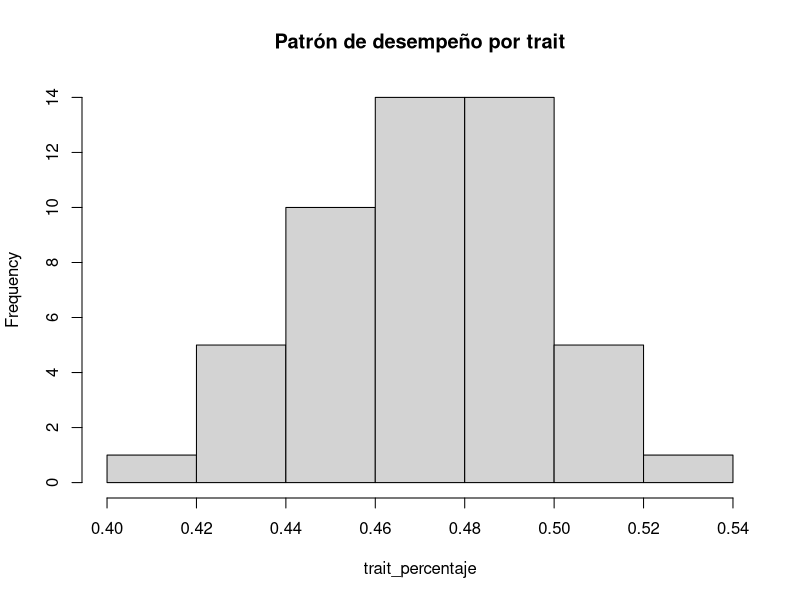
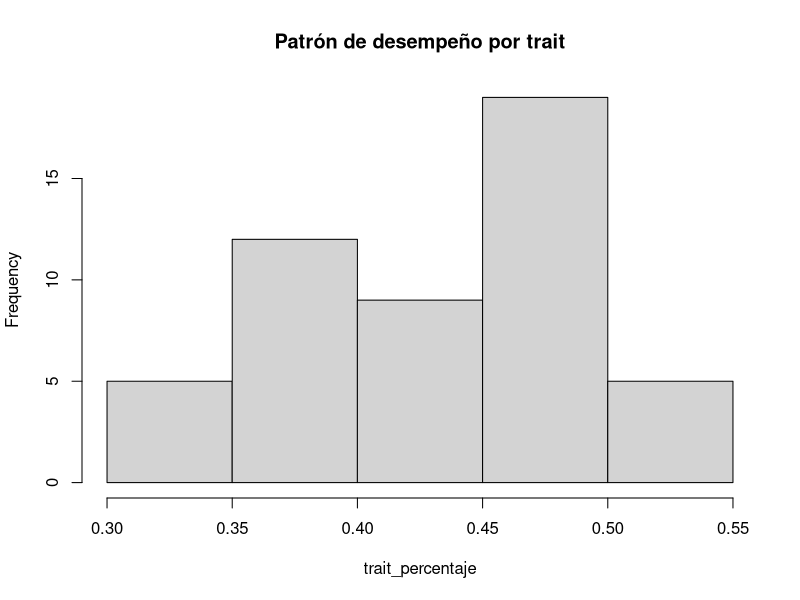
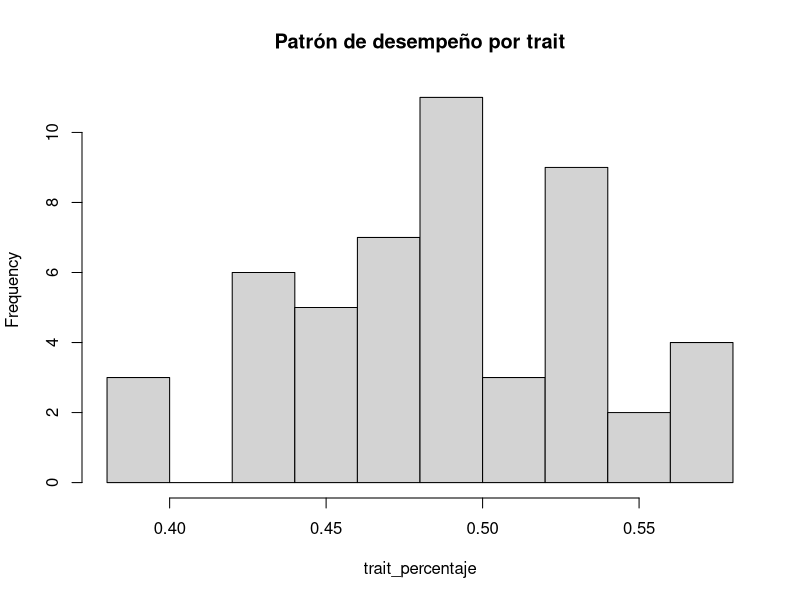
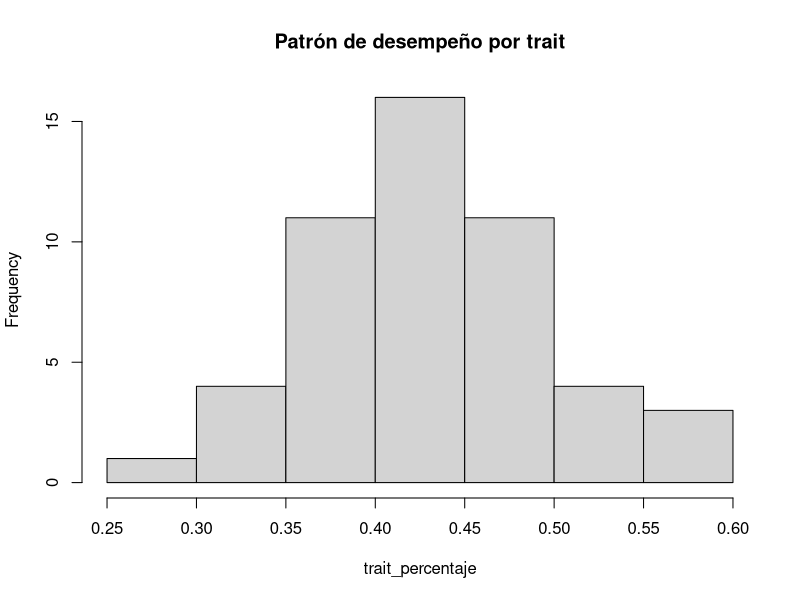
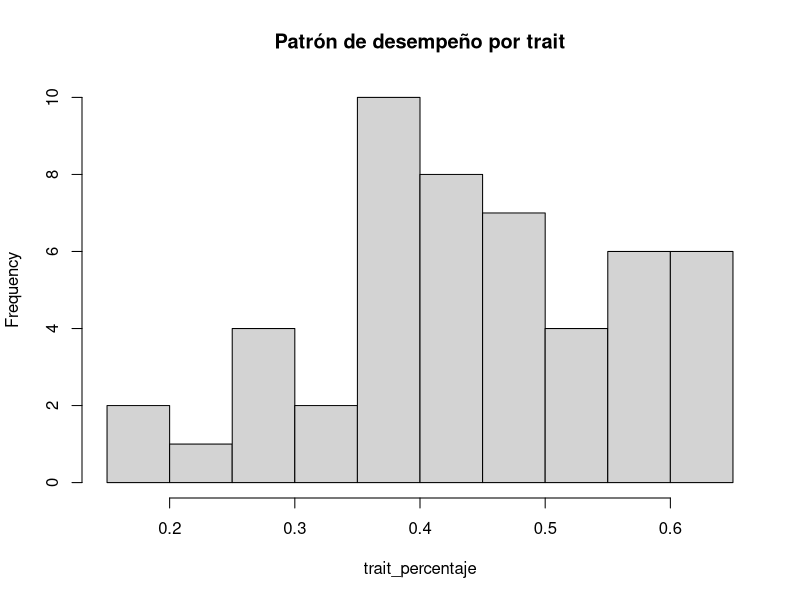
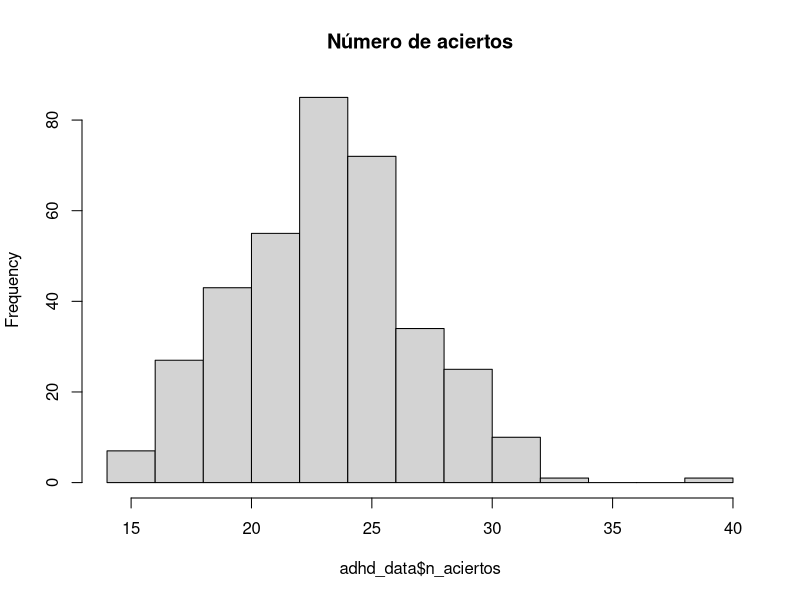
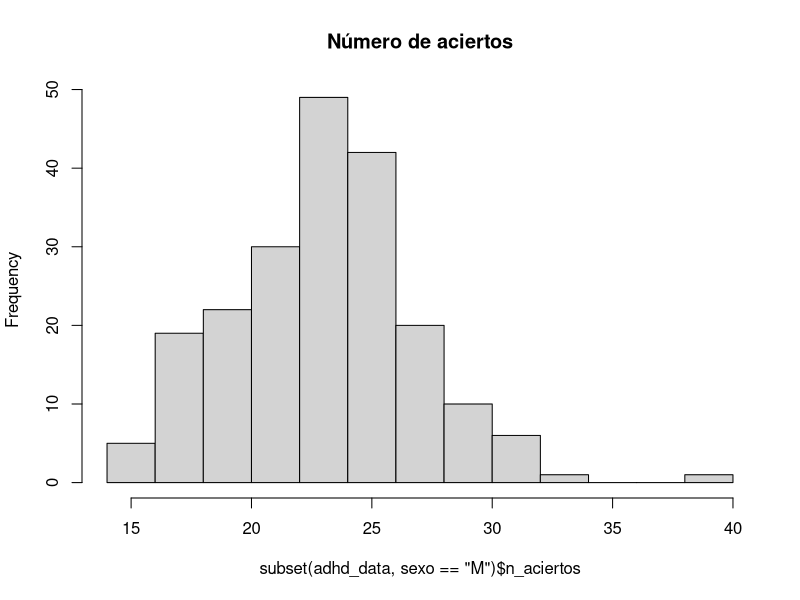
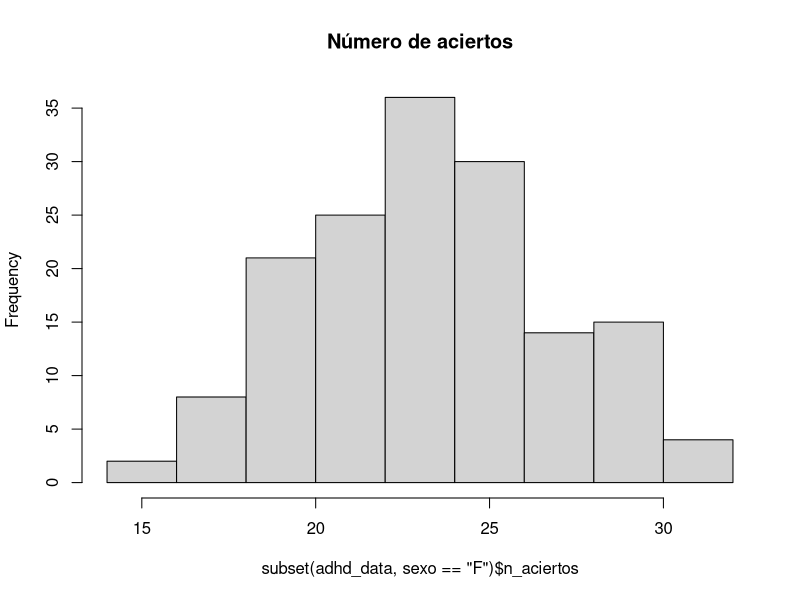

The R script that drew these images, in order:
## ---- chunk 1
## mostrar siempre el código
knitr::opts_chunk$set(echo = TRUE)
## ---- chunk 2
## Leemos los datos:
adhd_data = read.delim("data/taskA.txt")

## Menores de edad
adhd_data_menores = subset(adhd_data, edad < 18)

## Adhd status
table(subset(adhd_data_menores, select=adhdstatus))

## ---- chunk 3
## niños y niñas en el subset
table(subset(adhd_data_menores, select=sexo))
## ---- chunk 4
## aquí va el código
create_plot <- function(df){
  len <- nrow(df)
  trait_percentaje <- colSums(subset(df, select = c(trait_A1:trait_A50))==5)/len
  trait_plot <- hist(trait_percentaje, main = "Patrón de desempeño por trait")
  # abline(h = mean(trait_percentaje), col = "red", lty = 2)
  return(trait_plot)
}

# Plot para todos los datos:
create_plot(adhd_data)
## ---- chunk 5
# plot para menores de edad con ADHD
create_plot(subset(adhd_data, edad < 18 & adhdstatus==1))
## ---- chunk 6
# plot para mayores de edad con ADHD
create_plot(subset(adhd_data, edad >= 18 & adhdstatus==0))
## ---- chunk 7
# plot para menores de edad con ADHD para el sexo masculino
create_plot(subset(adhd_data, edad < 18 & adhdstatus==1 & sexo=="M"))
## ---- chunk 8
# plot para menores de edad sin ADHD para el sexo femenino
create_plot(subset(adhd_data, edad < 18 & adhdstatus==1 & sexo=="F"))
## ---- chunk 9
## aquí va el código
adhd_data$n_aciertos <- rowSums(subset(adhd_data, select = c(trait_A1:trait_A50))==5)

hist(adhd_data$n_aciertos, main = "Número de aciertos")
## ---- chunk 10

hist(subset(adhd_data, sexo=="M")$n_aciertos, main = "Número de aciertos")

## ---- chunk 11
hist(subset(adhd_data, sexo=="F")$n_aciertos, main = "Número de aciertos")
## ---- chunk 12
## string de 0s y 1s
v <- "01000111111101100100001110100111100110000111001110"
## ---- chunk 13
find_entropy <- function(vector){
  frequency_table <- table(strsplit(vector, ""))
  len <- nchar(vector)
  entropy <- -sum((frequency_table/len) * log2(frequency_table/len))
  return(entropy)
  }

find_entropy(v)
## ---- chunk 14
## aquí va el código
adhd_data$respuestas <- apply((subset(adhd_data, select = c(trait_A1:trait_A50)) == 5)*1, 1, function(x) as.character(paste(x, collapse = "")))

# Se utiliza sapply para aplicar la función y además, regresar un resultados simplificado (un número)
adhd_data$entropia <- sapply(adhd_data$respuestas, find_entropy)

## 
hist(subset(adhd_data, sexo=="F")$entropia, main = "Entropía")
## ---- chunk 15
hist(subset(adhd_data, sexo=="M")$entropia, main = "Entropía")
## ---- chunk 16
hist(subset(adhd_data, adhdstatus==0)$entropia, main = "Entropía")
## ---- chunk 17
hist(subset(adhd_data, adhdstatus==1)$entropia, main = "Entropía")
## ---- chunk 18
## Se segmenta las funciones, una para matriz de transición y otra para obtener todos los parámetros requeridos

get_matriz_transicion <- function(str_vector){
  vector <- as.integer(strsplit(str_vector, "")[[1]])
  estados <- unique(vector)
  n_estados <- length(estados)
  matriz_transicion <- matrix(0, nrow = n_estados, ncol = n_estados, dimnames = list(estados, estados))

  for (i in 1:(length(vector) - 1)) {
    estado_actual <- vector[i]
    estado_siguiente <- vector[i + 1]
    matriz_transicion[estado_actual+1, estado_siguiente+1] <- matriz_transicion[estado_actual+1, estado_siguiente+1] + 1
  }
  return(matriz_transicion)
}


describir_vector <- function(str_vector){
  vector <- as.integer(strsplit(str_vector, "")[[1]])
  rle_vector <- rle(vector)
  
  #Números de ceros y unos
  n_ceros <- sum(vector==0)
  n_unos <- sum(vector==1)
  
  # Rachas
  max_ceros <- max(rle_vector$lengths[rle_vector$values == 0])
  max_unos <- max(rle_vector$lengths[rle_vector$values == 1])
  
  #Matriz de transición(cambios de estado)

  matriz_transicion = get_matriz_transicion(str_vector)
  cambios_estados <- sum(matriz_transicion) - sum(diag(matriz_transicion))
  
  #output
  resultados <- list("num_ceros" = n_ceros, "num_unos" = n_unos, "max_racha_ceros" = max_ceros,"max_racha_ceros" =max_unos, "cambios_estados" = cambios_estados)
  return(resultados)
}

describir_vector(v)
## ---- chunk 19
## Calculamos la matriz de transición:

matriz_transicion_83 = get_matriz_transicion(adhd_data[83,"respuestas"])

P_matriz_83 = matriz_transicion_83 / rowSums(matriz_transicion_83)

P_matriz_83
## ---- chunk 20
P_matriz_83[1,2]
## ---- chunk 21
transicion_matriz_paso_k <- function(str_vector, k) {
  matriz_transicion <- get_matriz_transicion(str_vector)
  matriz_transicion_paso_1 <- matriz_transicion / rowSums(matriz_transicion)
  matriz_paso_k <- matriz_transicion_paso_1
  if (k <= 1){
    return(matriz_paso_k)
  } else {
      for (i in 2:k) {
      matriz_paso_k <- matriz_paso_k %*% matriz_transicion_paso_1
  }
    return(matriz_paso_k)
  }
}

# la matriz 
transicion_matriz_paso_k(adhd_data[83,"respuestas"], 100)
## ---- chunk 22
for (k in 1:4){
  P <- transicion_matriz_paso_k(adhd_data[83,"respuestas"], k)[1,2]
  print(paste("La probabilidad cuando i = 0, j = 1 y k=",k,"es:", P))
}
## ---- chunk 23
# Matriz teórica (estable)
matriz_M <- transicion_matriz_paso_k(adhd_data[83,"respuestas"], 6)[1,]
vector_teortico <- as.vector(matriz_M)

for (k in 1:6) {
  matriz_k <- transicion_matriz_paso_k(adhd_data[83,"respuestas"], k)[1,]
  vector_k <- as.vector(matriz_k)
  
  chi_square_test <- chisq.test(vector_k, p = vector_teortico)
  print(chi_square_test)
}

